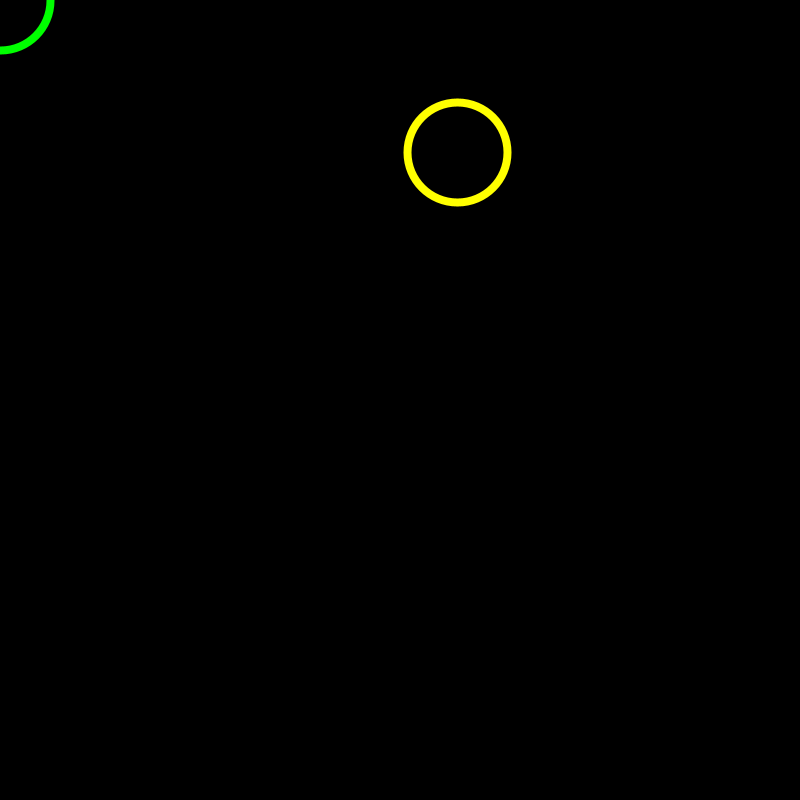
Frame 1 (no input)
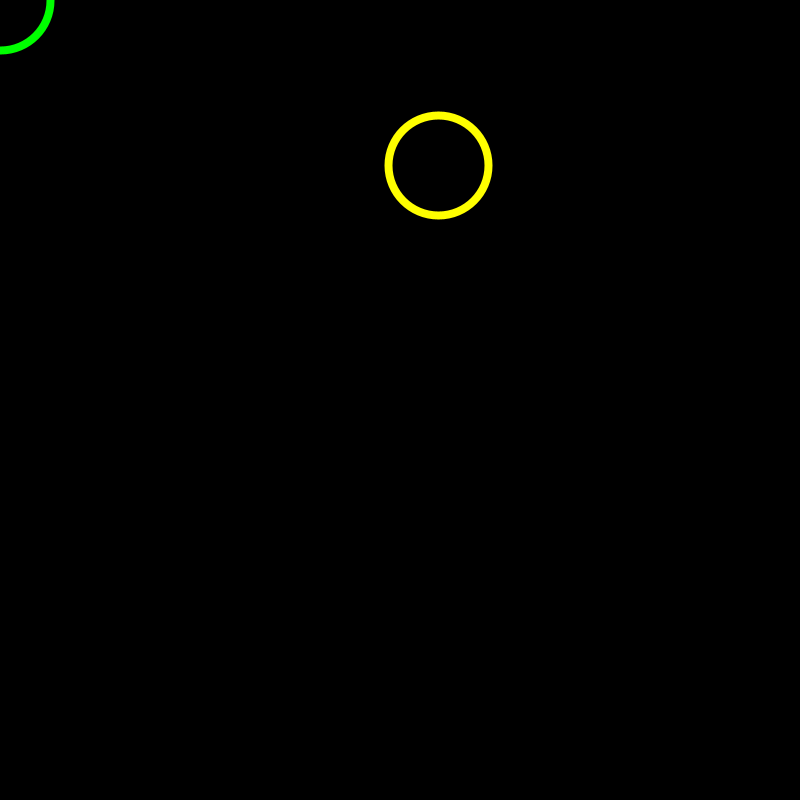
Frame 60 (the mouse pressed at the canvas centre just before this capture)
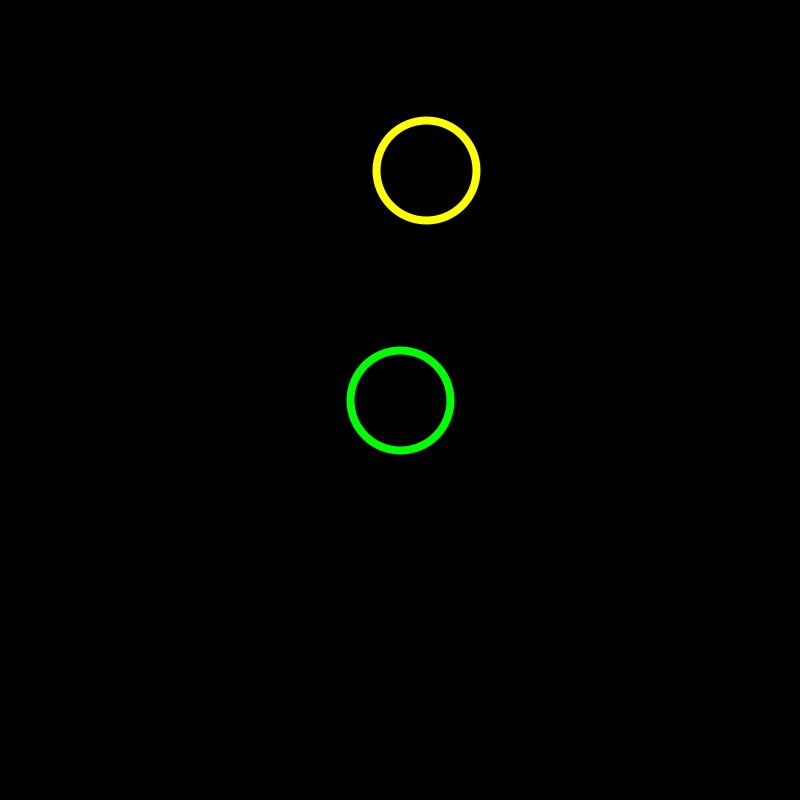
Frame 120 (the mouse held since frame 60 and released just before this capture)

The Processing sketch that drew these frames (run headless with seeded random() and noise(); from frame 60 on, the mouse is pressed at the canvas centre):

// Processing sketch: sketch_60
// ── sketch_60.pde
// episode #60 fun programming
// are two circles touching or intersecting

float diam = 100;
float a = 100;

void setup() {
  size(800, 800);
  background(0);
  noFill();
  noCursor();
}

void draw() {
  background(0);

  float x = noise(a, 10) * width;
  float y = noise(a, 20) * height;

  float d = dist(x, y, mouseX, mouseY);

  if (d > diam) {
    strokeWeight(8);
    println(" ");    
  } else {
    strokeWeight(random(10));
    print("circle touched");
  }


  stroke(255, 255, 0); 
  ellipse(x, y, diam, diam);

  stroke(0, 255, 0);
  ellipse(mouseX, mouseY, diam, diam);

  a = a + 0.002;
}
